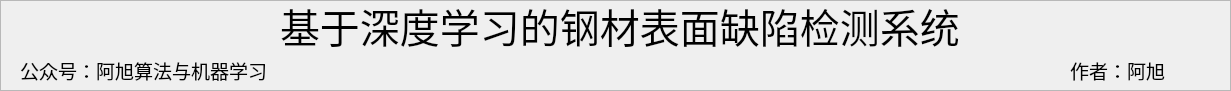
   <widget class="QFrame" name="frame_5">
    <property name="geometry">
     <rect>
      <x>10</x>
      <y>10</y>
      <width>1231</width>
      <height>91</height>
     </rect>
    </property>
    <property name="frameShape">
     <enum>QFrame::StyledPanel</enum>
    </property>
    <property name="frameShadow">
     <enum>QFrame::Raised</enum>
    </property>
    <widget class="QLabel" name="label_3">
     <property name="geometry">
      <rect>
       <x>280</x>
       <y>0</y>
       <width>811</width>
       <height>51</height>
      </rect>
     </property>
     <property name="font">
      <font>
       <family>华文楷体</family>
       <pointsize>30</pointsize>
      </font>
     </property>
     <property name="text">
      <string>基于深度学习的钢材表面缺陷检测系统</string>
     </property>
    </widget>
    <widget class="QLabel" name="label_2">
     <property name="geometry">
      <rect>
       <x>20</x>
       <y>60</y>
       <width>311</width>
       <height>21</height>
      </rect>
     </property>
     <property name="font">
      <font>
       <family>华文楷体</family>
       <pointsize>14</pointsize>
       <underline>true</underline>
      </font>
     </property>
     <property name="text">
      <string>公众号：阿旭算法与机器学习</string>
     </property>
    </widget>
    <widget class="QLabel" name="label_12">
     <property name="geometry">
      <rect>
       <x>1070</x>
       <y>60</y>
       <width>131</width>
       <height>21</height>
      </rect>
     </property>
     <property name="font">
      <font>
       <family>华文楷体</family>
       <pointsize>14</pointsize>
       <underline>true</underline>
      </font>
     </property>
     <property name="text">
      <string>作者：阿旭</string>
     </property>
    </widget>
   </widget>
